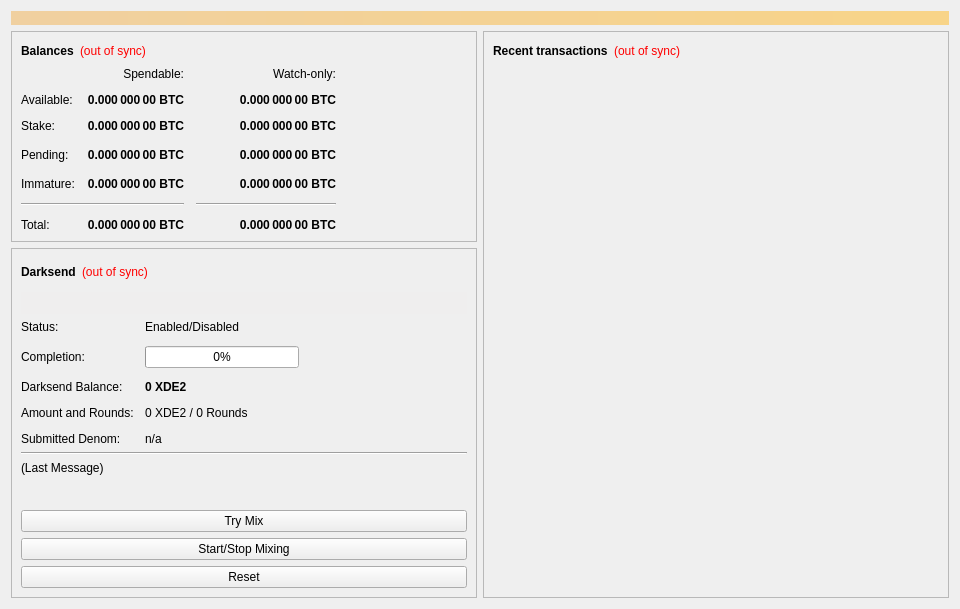
<?xml version="1.0" encoding="UTF-8"?>
<ui version="4.0">
 <class>OverviewPage</class>
 <widget class="QWidget" name="OverviewPage">
  <property name="geometry">
   <rect>
    <x>0</x>
    <y>0</y>
    <width>960</width>
    <height>594</height>
   </rect>
  </property>
  <property name="minimumSize">
   <size>
    <width>960</width>
    <height>0</height>
   </size>
  </property>
  <property name="windowTitle">
   <string>Form</string>
  </property>
  <layout class="QVBoxLayout" name="topLayout">
   <item>
    <widget class="QLabel" name="labelAlerts">
     <property name="visible">
      <bool>false</bool>
     </property>
     <property name="styleSheet">
      <string notr="true">background-color: qlineargradient(x1: 0, y1: 0, x2: 1, y2: 0, stop:0 #F0D0A0, stop:1 #F8D488); color:#000000;</string>
     </property>
     <property name="wordWrap">
      <bool>true</bool>
     </property>
     <property name="margin">
      <number>3</number>
     </property>
    </widget>
   </item>
   <item>
    <layout class="QHBoxLayout" name="horizontalLayout" stretch="1,1">
     <item>
      <layout class="QVBoxLayout" name="verticalLayout_2">
       <item>
        <widget class="QFrame" name="frame">
         <property name="frameShape">
          <enum>QFrame::StyledPanel</enum>
         </property>
         <property name="frameShadow">
          <enum>QFrame::Raised</enum>
         </property>
         <layout class="QVBoxLayout" name="verticalLayout_4">
          <item>
           <layout class="QHBoxLayout" name="horizontalLayout_4">
            <item>
             <widget class="QLabel" name="label_5">
              <property name="font">
               <font>
                <weight>75</weight>
                <bold>true</bold>
               </font>
              </property>
              <property name="text">
               <string>Balances</string>
              </property>
             </widget>
            </item>
            <item>
             <widget class="QLabel" name="labelWalletStatus">
              <property name="cursor">
               <cursorShape>WhatsThisCursor</cursorShape>
              </property>
              <property name="toolTip">
               <string>The displayed information may be out of date. Your wallet automatically synchronizes with the XDE2 network after a connection is established, but this process has not completed yet.</string>
              </property>
              <property name="styleSheet">
               <string notr="true">QLabel { color: red; }</string>
              </property>
              <property name="text">
               <string notr="true">(out of sync)</string>
              </property>
              <property name="alignment">
               <set>Qt::AlignLeading|Qt::AlignLeft|Qt::AlignVCenter</set>
              </property>
             </widget>
            </item>
            <item>
             <spacer name="horizontalSpacer_3">
              <property name="orientation">
               <enum>Qt::Horizontal</enum>
              </property>
              <property name="sizeHint" stdset="0">
               <size>
                <width>40</width>
                <height>20</height>
               </size>
              </property>
             </spacer>
            </item>
           </layout>
          </item>
          <item>
           <layout class="QGridLayout" name="gridLayout">
            <property name="spacing">
             <number>12</number>
            </property>
            <item row="3" column="2">
             <widget class="QLabel" name="labelWatchPending">
              <property name="font">
               <font>
                <weight>75</weight>
                <bold>true</bold>
               </font>
              </property>
              <property name="cursor">
               <cursorShape>IBeamCursor</cursorShape>
              </property>
              <property name="toolTip">
               <string>Unconfirmed transactions to watch-only addresses</string>
              </property>
              <property name="text">
               <string notr="true">0.000 000 00 BTC</string>
              </property>
              <property name="alignment">
               <set>Qt::AlignRight|Qt::AlignTrailing|Qt::AlignVCenter</set>
              </property>
              <property name="textInteractionFlags">
               <set>Qt::LinksAccessibleByMouse|Qt::TextSelectableByKeyboard|Qt::TextSelectableByMouse</set>
              </property>
             </widget>
            </item>
            <item row="3" column="1">
             <widget class="QLabel" name="labelUnconfirmed">
              <property name="font">
               <font>
                <weight>75</weight>
                <bold>true</bold>
               </font>
              </property>
              <property name="cursor">
               <cursorShape>IBeamCursor</cursorShape>
              </property>
              <property name="toolTip">
               <string>Total of transactions that have yet to be confirmed, and do not yet count toward the spendable balance</string>
              </property>
              <property name="text">
               <string notr="true">0.000 000 00 BTC</string>
              </property>
              <property name="alignment">
               <set>Qt::AlignRight|Qt::AlignTrailing|Qt::AlignVCenter</set>
              </property>
              <property name="textInteractionFlags">
               <set>Qt::LinksAccessibleByMouse|Qt::TextSelectableByKeyboard|Qt::TextSelectableByMouse</set>
              </property>
             </widget>
            </item>
            <item row="4" column="2">
             <widget class="QLabel" name="labelWatchImmature">
              <property name="font">
               <font>
                <weight>75</weight>
                <bold>true</bold>
               </font>
              </property>
              <property name="cursor">
               <cursorShape>IBeamCursor</cursorShape>
              </property>
              <property name="toolTip">
               <string>Mined balance in watch-only addresses that has not yet matured</string>
              </property>
              <property name="text">
               <string notr="true">0.000 000 00 BTC</string>
              </property>
              <property name="alignment">
               <set>Qt::AlignRight|Qt::AlignTrailing|Qt::AlignVCenter</set>
              </property>
              <property name="textInteractionFlags">
               <set>Qt::LinksAccessibleByMouse|Qt::TextSelectableByKeyboard|Qt::TextSelectableByMouse</set>
              </property>
             </widget>
            </item>
            <item row="5" column="0" colspan="2">
             <widget class="Line" name="lineSpendableBalance">
              <property name="orientation">
               <enum>Qt::Horizontal</enum>
              </property>
             </widget>
            </item>
            <item row="5" column="2">
             <widget class="Line" name="lineWatchBalance">
              <property name="sizePolicy">
               <sizepolicy hsizetype="Preferred" vsizetype="Fixed">
                <horstretch>0</horstretch>
                <verstretch>0</verstretch>
               </sizepolicy>
              </property>
              <property name="minimumSize">
               <size>
                <width>140</width>
                <height>0</height>
               </size>
              </property>
              <property name="orientation">
               <enum>Qt::Horizontal</enum>
              </property>
             </widget>
            </item>
            <item row="6" column="0">
             <widget class="QLabel" name="labelTotalText">
              <property name="text">
               <string>Total:</string>
              </property>
             </widget>
            </item>
            <item row="4" column="1">
             <widget class="QLabel" name="labelImmature">
              <property name="font">
               <font>
                <weight>75</weight>
                <bold>true</bold>
               </font>
              </property>
              <property name="cursor">
               <cursorShape>IBeamCursor</cursorShape>
              </property>
              <property name="toolTip">
               <string>Mined balance that has not yet matured</string>
              </property>
              <property name="text">
               <string notr="true">0.000 000 00 BTC</string>
              </property>
              <property name="alignment">
               <set>Qt::AlignRight|Qt::AlignTrailing|Qt::AlignVCenter</set>
              </property>
              <property name="textInteractionFlags">
               <set>Qt::LinksAccessibleByMouse|Qt::TextSelectableByKeyboard|Qt::TextSelectableByMouse</set>
              </property>
             </widget>
            </item>
            <item row="3" column="3">
             <spacer name="horizontalSpacer_2">
              <property name="orientation">
               <enum>Qt::Horizontal</enum>
              </property>
              <property name="sizeHint" stdset="0">
               <size>
                <width>40</width>
                <height>20</height>
               </size>
              </property>
             </spacer>
            </item>
            <item row="4" column="0">
             <widget class="QLabel" name="labelImmatureText">
              <property name="text">
               <string>Immature:</string>
              </property>
             </widget>
            </item>
            <item row="6" column="1">
             <widget class="QLabel" name="labelTotal">
              <property name="font">
               <font>
                <weight>75</weight>
                <bold>true</bold>
               </font>
              </property>
              <property name="cursor">
               <cursorShape>IBeamCursor</cursorShape>
              </property>
              <property name="toolTip">
               <string>Your current total balance</string>
              </property>
              <property name="text">
               <string notr="true">0.000 000 00 BTC</string>
              </property>
              <property name="alignment">
               <set>Qt::AlignRight|Qt::AlignTrailing|Qt::AlignVCenter</set>
              </property>
              <property name="textInteractionFlags">
               <set>Qt::LinksAccessibleByMouse|Qt::TextSelectableByKeyboard|Qt::TextSelectableByMouse</set>
              </property>
             </widget>
            </item>
            <item row="6" column="2">
             <widget class="QLabel" name="labelWatchTotal">
              <property name="font">
               <font>
                <weight>75</weight>
                <bold>true</bold>
               </font>
              </property>
              <property name="cursor">
               <cursorShape>IBeamCursor</cursorShape>
              </property>
              <property name="toolTip">
               <string>Current total balance in watch-only addresses</string>
              </property>
              <property name="text">
               <string notr="true">0.000 000 00 BTC</string>
              </property>
              <property name="alignment">
               <set>Qt::AlignRight|Qt::AlignTrailing|Qt::AlignVCenter</set>
              </property>
              <property name="textInteractionFlags">
               <set>Qt::LinksAccessibleByMouse|Qt::TextSelectableByKeyboard|Qt::TextSelectableByMouse</set>
              </property>
             </widget>
            </item>
            <item row="0" column="2">
             <widget class="QLabel" name="labelWatchonly">
              <property name="text">
               <string>Watch-only:</string>
              </property>
              <property name="alignment">
               <set>Qt::AlignRight|Qt::AlignTrailing|Qt::AlignVCenter</set>
              </property>
             </widget>
            </item>
            <item row="1" column="0">
             <widget class="QLabel" name="labelBalanceText">
              <property name="text">
               <string>Available:</string>
              </property>
             </widget>
            </item>
            <item row="1" column="1">
             <widget class="QLabel" name="labelBalance">
              <property name="font">
               <font>
                <weight>75</weight>
                <bold>true</bold>
               </font>
              </property>
              <property name="cursor">
               <cursorShape>IBeamCursor</cursorShape>
              </property>
              <property name="toolTip">
               <string>Your current spendable balance</string>
              </property>
              <property name="text">
               <string notr="true">0.000 000 00 BTC</string>
              </property>
              <property name="alignment">
               <set>Qt::AlignRight|Qt::AlignTrailing|Qt::AlignVCenter</set>
              </property>
              <property name="textInteractionFlags">
               <set>Qt::LinksAccessibleByMouse|Qt::TextSelectableByKeyboard|Qt::TextSelectableByMouse</set>
              </property>
             </widget>
            </item>
            <item row="2" column="0">
             <widget class="QLabel" name="label_10">
              <property name="text">
               <string>Stake:</string>
              </property>
             </widget>
            </item>
            <item row="2" column="1">
             <widget class="QLabel" name="labelStake">
              <property name="font">
               <font>
                <weight>75</weight>
                <bold>true</bold>
               </font>
              </property>
              <property name="cursor">
               <cursorShape>IBeamCursor</cursorShape>
              </property>
              <property name="toolTip">
               <string>Total of coins that was staked, and do not yet count toward the current balance</string>
              </property>
              <property name="text">
               <string notr="true">0.000 000 00 BTC</string>
              </property>
              <property name="alignment">
               <set>Qt::AlignRight|Qt::AlignTrailing|Qt::AlignVCenter</set>
              </property>
              <property name="textInteractionFlags">
               <set>Qt::LinksAccessibleByMouse|Qt::TextSelectableByKeyboard|Qt::TextSelectableByMouse</set>
              </property>
             </widget>
            </item>
            <item row="2" column="2">
             <widget class="QLabel" name="labelWatchStake">
              <property name="font">
               <font>
                <weight>75</weight>
                <bold>true</bold>
               </font>
              </property>
              <property name="cursor">
               <cursorShape>IBeamCursor</cursorShape>
              </property>
              <property name="toolTip">
               <string>Total of coins that was staked in watch-only addresses, and do not yet count toward the current watch-only balance</string>
              </property>
              <property name="text">
               <string notr="true">0.000 000 00 BTC</string>
              </property>
              <property name="alignment">
               <set>Qt::AlignRight|Qt::AlignTrailing|Qt::AlignVCenter</set>
              </property>
              <property name="textInteractionFlags">
               <set>Qt::LinksAccessibleByMouse|Qt::TextSelectableByKeyboard|Qt::TextSelectableByMouse</set>
              </property>
             </widget>
            </item>
            <item row="1" column="2">
             <widget class="QLabel" name="labelWatchAvailable">
              <property name="font">
               <font>
                <weight>75</weight>
                <bold>true</bold>
               </font>
              </property>
              <property name="cursor">
               <cursorShape>IBeamCursor</cursorShape>
              </property>
              <property name="toolTip">
               <string>Your current balance in watch-only addresses</string>
              </property>
              <property name="text">
               <string notr="true">0.000 000 00 BTC</string>
              </property>
              <property name="alignment">
               <set>Qt::AlignRight|Qt::AlignTrailing|Qt::AlignVCenter</set>
              </property>
              <property name="textInteractionFlags">
               <set>Qt::LinksAccessibleByMouse|Qt::TextSelectableByKeyboard|Qt::TextSelectableByMouse</set>
              </property>
             </widget>
            </item>
            <item row="3" column="0">
             <widget class="QLabel" name="labelPendingText">
              <property name="text">
               <string>Pending:</string>
              </property>
             </widget>
            </item>
            <item row="0" column="1">
             <widget class="QLabel" name="labelSpendable">
              <property name="text">
               <string>Spendable:</string>
              </property>
              <property name="alignment">
               <set>Qt::AlignRight|Qt::AlignTrailing|Qt::AlignVCenter</set>
              </property>
             </widget>
            </item>
           </layout>
          </item>
         </layout>
        </widget>
       </item>
       <item>
        <widget class="QFrame" name="frameDarksend">
         <property name="sizePolicy">
          <sizepolicy hsizetype="Expanding" vsizetype="Expanding">
           <horstretch>0</horstretch>
           <verstretch>0</verstretch>
          </sizepolicy>
         </property>
         <property name="minimumSize">
          <size>
           <width>0</width>
           <height>350</height>
          </size>
         </property>
         <property name="layoutDirection">
          <enum>Qt::LeftToRight</enum>
         </property>
         <property name="frameShape">
          <enum>QFrame::StyledPanel</enum>
         </property>
         <property name="frameShadow">
          <enum>QFrame::Raised</enum>
         </property>
         <layout class="QVBoxLayout" name="verticalLayout_5">
          <item>
           <layout class="QHBoxLayout" name="horizontalLayout_5">
            <item>
             <widget class="QLabel" name="label_2">
              <property name="font">
               <font>
                <weight>75</weight>
                <bold>true</bold>
               </font>
              </property>
              <property name="text">
               <string>Darksend</string>
              </property>
             </widget>
            </item>
            <item>
             <widget class="QLabel" name="labelDarksendSyncStatus">
              <property name="toolTip">
               <string>The displayed information may be out of date. Your wallet automatically synchronizes with the XDE2 network after a connection is established, but this process has not completed yet.</string>
              </property>
              <property name="styleSheet">
               <string notr="true">QLabel { color: red; }</string>
              </property>
              <property name="text">
               <string notr="true">(out of sync)</string>
              </property>
              <property name="alignment">
               <set>Qt::AlignLeading|Qt::AlignLeft|Qt::AlignVCenter</set>
              </property>
             </widget>
            </item>
            <item>
             <spacer name="horizontalSpacer_4">
              <property name="orientation">
               <enum>Qt::Horizontal</enum>
              </property>
              <property name="sizeHint" stdset="0">
               <size>
                <width>40</width>
                <height>20</height>
               </size>
              </property>
             </spacer>
            </item>
           </layout>
          </item>
          <item>
           <widget class="QPushButton" name="runAutoDenom">
            <property name="palette">
             <palette>
              <active>
               <colorrole role="WindowText">
                <brush brushstyle="SolidPattern">
                 <color alpha="255">
                  <red>0</red>
                  <green>0</green>
                  <blue>0</blue>
                 </color>
                </brush>
               </colorrole>
               <colorrole role="Button">
                <brush brushstyle="SolidPattern">
                 <color alpha="255">
                  <red>239</red>
                  <green>238</green>
                  <blue>238</blue>
                 </color>
                </brush>
               </colorrole>
               <colorrole role="Light">
                <brush brushstyle="SolidPattern">
                 <color alpha="255">
                  <red>255</red>
                  <green>255</green>
                  <blue>255</blue>
                 </color>
                </brush>
               </colorrole>
               <colorrole role="Midlight">
                <brush brushstyle="SolidPattern">
                 <color alpha="255">
                  <red>247</red>
                  <green>246</green>
                  <blue>246</blue>
                 </color>
                </brush>
               </colorrole>
               <colorrole role="Dark">
                <brush brushstyle="SolidPattern">
                 <color alpha="255">
                  <red>119</red>
                  <green>119</green>
                  <blue>119</blue>
                 </color>
                </brush>
               </colorrole>
               <colorrole role="Mid">
                <brush brushstyle="SolidPattern">
                 <color alpha="255">
                  <red>159</red>
                  <green>159</green>
                  <blue>159</blue>
                 </color>
                </brush>
               </colorrole>
               <colorrole role="Text">
                <brush brushstyle="SolidPattern">
                 <color alpha="255">
                  <red>0</red>
                  <green>0</green>
                  <blue>0</blue>
                 </color>
                </brush>
               </colorrole>
               <colorrole role="BrightText">
                <brush brushstyle="SolidPattern">
                 <color alpha="255">
                  <red>255</red>
                  <green>255</green>
                  <blue>255</blue>
                 </color>
                </brush>
               </colorrole>
               <colorrole role="ButtonText">
                <brush brushstyle="SolidPattern">
                 <color alpha="255">
                  <red>0</red>
                  <green>0</green>
                  <blue>0</blue>
                 </color>
                </brush>
               </colorrole>
               <colorrole role="Base">
                <brush brushstyle="SolidPattern">
                 <color alpha="255">
                  <red>255</red>
                  <green>255</green>
                  <blue>255</blue>
                 </color>
                </brush>
               </colorrole>
               <colorrole role="Window">
                <brush brushstyle="SolidPattern">
                 <color alpha="255">
                  <red>239</red>
                  <green>238</green>
                  <blue>238</blue>
                 </color>
                </brush>
               </colorrole>
               <colorrole role="Shadow">
                <brush brushstyle="SolidPattern">
                 <color alpha="255">
                  <red>0</red>
                  <green>0</green>
                  <blue>0</blue>
                 </color>
                </brush>
               </colorrole>
               <colorrole role="AlternateBase">
                <brush brushstyle="SolidPattern">
                 <color alpha="255">
                  <red>247</red>
                  <green>246</green>
                  <blue>246</blue>
                 </color>
                </brush>
               </colorrole>
               <colorrole role="ToolTipBase">
                <brush brushstyle="SolidPattern">
                 <color alpha="255">
                  <red>255</red>
                  <green>255</green>
                  <blue>220</blue>
                 </color>
                </brush>
               </colorrole>
               <colorrole role="ToolTipText">
                <brush brushstyle="SolidPattern">
                 <color alpha="255">
                  <red>0</red>
                  <green>0</green>
                  <blue>0</blue>
                 </color>
                </brush>
               </colorrole>
              </active>
              <inactive>
               <colorrole role="WindowText">
                <brush brushstyle="SolidPattern">
                 <color alpha="255">
                  <red>0</red>
                  <green>0</green>
                  <blue>0</blue>
                 </color>
                </brush>
               </colorrole>
               <colorrole role="Button">
                <brush brushstyle="SolidPattern">
                 <color alpha="255">
                  <red>239</red>
                  <green>238</green>
                  <blue>238</blue>
                 </color>
                </brush>
               </colorrole>
               <colorrole role="Light">
                <brush brushstyle="SolidPattern">
                 <color alpha="255">
                  <red>255</red>
                  <green>255</green>
                  <blue>255</blue>
                 </color>
                </brush>
               </colorrole>
               <colorrole role="Midlight">
                <brush brushstyle="SolidPattern">
                 <color alpha="255">
                  <red>247</red>
                  <green>246</green>
                  <blue>246</blue>
                 </color>
                </brush>
               </colorrole>
               <colorrole role="Dark">
                <brush brushstyle="SolidPattern">
                 <color alpha="255">
                  <red>119</red>
                  <green>119</green>
                  <blue>119</blue>
                 </color>
                </brush>
               </colorrole>
               <colorrole role="Mid">
                <brush brushstyle="SolidPattern">
                 <color alpha="255">
                  <red>159</red>
                  <green>159</green>
                  <blue>159</blue>
                 </color>
                </brush>
               </colorrole>
               <colorrole role="Text">
                <brush brushstyle="SolidPattern">
                 <color alpha="255">
                  <red>0</red>
                  <green>0</green>
                  <blue>0</blue>
                 </color>
                </brush>
               </colorrole>
               <colorrole role="BrightText">
                <brush brushstyle="SolidPattern">
                 <color alpha="255">
                  <red>255</red>
                  <green>255</green>
                  <blue>255</blue>
                 </color>
                </brush>
               </colorrole>
               <colorrole role="ButtonText">
                <brush brushstyle="SolidPattern">
                 <color alpha="255">
                  <red>0</red>
                  <green>0</green>
                  <blue>0</blue>
                 </color>
                </brush>
               </colorrole>
               <colorrole role="Base">
                <brush brushstyle="SolidPattern">
                 <color alpha="255">
                  <red>255</red>
                  <green>255</green>
                  <blue>255</blue>
                 </color>
                </brush>
               </colorrole>
               <colorrole role="Window">
                <brush brushstyle="SolidPattern">
                 <color alpha="255">
                  <red>239</red>
                  <green>238</green>
                  <blue>238</blue>
                 </color>
                </brush>
               </colorrole>
               <colorrole role="Shadow">
                <brush brushstyle="SolidPattern">
                 <color alpha="255">
                  <red>0</red>
                  <green>0</green>
                  <blue>0</blue>
                 </color>
                </brush>
               </colorrole>
               <colorrole role="AlternateBase">
                <brush brushstyle="SolidPattern">
                 <color alpha="255">
                  <red>247</red>
                  <green>246</green>
                  <blue>246</blue>
                 </color>
                </brush>
               </colorrole>
               <colorrole role="ToolTipBase">
                <brush brushstyle="SolidPattern">
                 <color alpha="255">
                  <red>255</red>
                  <green>255</green>
                  <blue>220</blue>
                 </color>
                </brush>
               </colorrole>
               <colorrole role="ToolTipText">
                <brush brushstyle="SolidPattern">
                 <color alpha="255">
                  <red>0</red>
                  <green>0</green>
                  <blue>0</blue>
                 </color>
                </brush>
               </colorrole>
              </inactive>
              <disabled>
               <colorrole role="WindowText">
                <brush brushstyle="SolidPattern">
                 <color alpha="255">
                  <red>119</red>
                  <green>119</green>
                  <blue>119</blue>
                 </color>
                </brush>
               </colorrole>
               <colorrole role="Button">
                <brush brushstyle="SolidPattern">
                 <color alpha="255">
                  <red>239</red>
                  <green>238</green>
                  <blue>238</blue>
                 </color>
                </brush>
               </colorrole>
               <colorrole role="Light">
                <brush brushstyle="SolidPattern">
                 <color alpha="255">
                  <red>255</red>
                  <green>255</green>
                  <blue>255</blue>
                 </color>
                </brush>
               </colorrole>
               <colorrole role="Midlight">
                <brush brushstyle="SolidPattern">
                 <color alpha="255">
                  <red>247</red>
                  <green>246</green>
                  <blue>246</blue>
                 </color>
                </brush>
               </colorrole>
               <colorrole role="Dark">
                <brush brushstyle="SolidPattern">
                 <color alpha="255">
                  <red>119</red>
                  <green>119</green>
                  <blue>119</blue>
                 </color>
                </brush>
               </colorrole>
               <colorrole role="Mid">
                <brush brushstyle="SolidPattern">
                 <color alpha="255">
                  <red>159</red>
                  <green>159</green>
                  <blue>159</blue>
                 </color>
                </brush>
               </colorrole>
               <colorrole role="Text">
                <brush brushstyle="SolidPattern">
                 <color alpha="255">
                  <red>119</red>
                  <green>119</green>
                  <blue>119</blue>
                 </color>
                </brush>
               </colorrole>
               <colorrole role="BrightText">
                <brush brushstyle="SolidPattern">
                 <color alpha="255">
                  <red>255</red>
                  <green>255</green>
                  <blue>255</blue>
                 </color>
                </brush>
               </colorrole>
               <colorrole role="ButtonText">
                <brush brushstyle="SolidPattern">
                 <color alpha="255">
                  <red>119</red>
                  <green>119</green>
                  <blue>119</blue>
                 </color>
                </brush>
               </colorrole>
               <colorrole role="Base">
                <brush brushstyle="SolidPattern">
                 <color alpha="255">
                  <red>239</red>
                  <green>238</green>
                  <blue>238</blue>
                 </color>
                </brush>
               </colorrole>
               <colorrole role="Window">
                <brush brushstyle="SolidPattern">
                 <color alpha="255">
                  <red>239</red>
                  <green>238</green>
                  <blue>238</blue>
                 </color>
                </brush>
               </colorrole>
               <colorrole role="Shadow">
                <brush brushstyle="SolidPattern">
                 <color alpha="255">
                  <red>0</red>
                  <green>0</green>
                  <blue>0</blue>
                 </color>
                </brush>
               </colorrole>
               <colorrole role="AlternateBase">
                <brush brushstyle="SolidPattern">
                 <color alpha="255">
                  <red>239</red>
                  <green>238</green>
                  <blue>238</blue>
                 </color>
                </brush>
               </colorrole>
               <colorrole role="ToolTipBase">
                <brush brushstyle="SolidPattern">
                 <color alpha="255">
                  <red>255</red>
                  <green>255</green>
                  <blue>220</blue>
                 </color>
                </brush>
               </colorrole>
               <colorrole role="ToolTipText">
                <brush brushstyle="SolidPattern">
                 <color alpha="255">
                  <red>0</red>
                  <green>0</green>
                  <blue>0</blue>
                 </color>
                </brush>
               </colorrole>
              </disabled>
             </palette>
            </property>
            <property name="focusPolicy">
             <enum>Qt::NoFocus</enum>
            </property>
            <property name="autoFillBackground">
             <bool>true</bool>
            </property>
            <property name="text">
             <string/>
            </property>
            <property name="flat">
             <bool>true</bool>
            </property>
           </widget>
          </item>
          <item>
           <layout class="QFormLayout" name="formLayout">
            <property name="fieldGrowthPolicy">
             <enum>QFormLayout::AllNonFixedFieldsGrow</enum>
            </property>
            <property name="horizontalSpacing">
             <number>11</number>
            </property>
            <property name="verticalSpacing">
             <number>12</number>
            </property>
            <item row="0" column="0">
             <widget class="QLabel" name="label_6">
              <property name="text">
               <string>Status:</string>
              </property>
             </widget>
            </item>
            <item row="1" column="0">
             <widget class="QLabel" name="label_7">
              <property name="text">
               <string>Completion:</string>
              </property>
             </widget>
            </item>
            <item row="1" column="1">
             <widget class="QProgressBar" name="darksendProgress">
              <property name="maximumSize">
               <size>
                <width>154</width>
                <height>16777215</height>
               </size>
              </property>
              <property name="value">
               <number>0</number>
              </property>
             </widget>
            </item>
            <item row="3" column="0">
             <widget class="QLabel" name="labelAnonymizedText">
              <property name="text">
               <string>Darksend Balance:</string>
              </property>
             </widget>
            </item>
            <item row="3" column="1">
             <widget class="QLabel" name="labelAnonymized">
              <property name="font">
               <font>
                <weight>75</weight>
                <bold>true</bold>
               </font>
              </property>
              <property name="text">
               <string notr="true">0 XDE2</string>
              </property>
             </widget>
            </item>
            <item row="4" column="0">
             <widget class="QLabel" name="label_8">
              <property name="text">
               <string>Amount and Rounds:</string>
              </property>
             </widget>
            </item>
            <item row="4" column="1">
             <widget class="QLabel" name="labelAmountRounds">
              <property name="text">
               <string>0 XDE2 / 0 Rounds</string>
              </property>
             </widget>
            </item>
            <item row="5" column="0">
             <widget class="QLabel" name="label_9">
              <property name="text">
               <string>Submitted Denom:</string>
              </property>
             </widget>
            </item>
            <item row="5" column="1">
             <widget class="QLabel" name="labelSubmittedDenom">
              <property name="toolTip">
               <string>The denominations you submitted to the Masternode.&lt;br&gt;To mix, other users must submit the exact same denominations.</string>
              </property>
              <property name="text">
               <string>n/a</string>
              </property>
             </widget>
            </item>
            <item row="0" column="1">
             <widget class="QLabel" name="darksendEnabled">
              <property name="text">
               <string>Enabled/Disabled</string>
              </property>
             </widget>
            </item>
           </layout>
          </item>
          <item>
           <widget class="Line" name="lineLastMessage">
            <property name="orientation">
             <enum>Qt::Horizontal</enum>
            </property>
           </widget>
          </item>
          <item>
           <widget class="QLabel" name="darksendStatus">
            <property name="minimumSize">
             <size>
              <width>288</width>
              <height>43</height>
             </size>
            </property>
            <property name="text">
             <string>(Last Message)</string>
            </property>
            <property name="alignment">
             <set>Qt::AlignLeading|Qt::AlignLeft|Qt::AlignTop</set>
            </property>
            <property name="wordWrap">
             <bool>true</bool>
            </property>
           </widget>
          </item>
          <item>
           <widget class="QPushButton" name="darksendAuto">
            <property name="sizePolicy">
             <sizepolicy hsizetype="MinimumExpanding" vsizetype="Fixed">
              <horstretch>0</horstretch>
              <verstretch>0</verstretch>
             </sizepolicy>
            </property>
            <property name="toolTip">
             <string>Try to manually submit a Darksend request.</string>
            </property>
            <property name="text">
             <string>Try Mix</string>
            </property>
           </widget>
          </item>
          <item>
           <widget class="QPushButton" name="toggleDarksend">
            <property name="sizePolicy">
             <sizepolicy hsizetype="MinimumExpanding" vsizetype="Fixed">
              <horstretch>0</horstretch>
              <verstretch>0</verstretch>
             </sizepolicy>
            </property>
            <property name="text">
             <string>Start/Stop Mixing</string>
            </property>
           </widget>
          </item>
          <item>
           <widget class="QPushButton" name="darksendReset">
            <property name="sizePolicy">
             <sizepolicy hsizetype="MinimumExpanding" vsizetype="Fixed">
              <horstretch>0</horstretch>
              <verstretch>0</verstretch>
             </sizepolicy>
            </property>
            <property name="toolTip">
             <string>Reset the current status of Darksend (can interrupt Darksend if it's in the process of Mixing, which can cost you money!)</string>
            </property>
            <property name="autoFillBackground">
             <bool>false</bool>
            </property>
            <property name="text">
             <string>Reset</string>
            </property>
           </widget>
          </item>
         </layout>
        </widget>
       </item>
       <item>
        <spacer name="verticalSpacer">
         <property name="orientation">
          <enum>Qt::Vertical</enum>
         </property>
         <property name="sizeHint" stdset="0">
          <size>
           <width>20</width>
           <height>40</height>
          </size>
         </property>
        </spacer>
       </item>
      </layout>
     </item>
     <item>
      <layout class="QVBoxLayout" name="verticalLayout_3">
       <item>
        <widget class="QFrame" name="frame_2">
         <property name="frameShape">
          <enum>QFrame::StyledPanel</enum>
         </property>
         <property name="frameShadow">
          <enum>QFrame::Raised</enum>
         </property>
         <layout class="QVBoxLayout" name="verticalLayout">
          <item>
           <layout class="QHBoxLayout" name="horizontalLayout_2">
            <item>
             <widget class="QLabel" name="label_4">
              <property name="font">
               <font>
                <weight>75</weight>
                <bold>true</bold>
               </font>
              </property>
              <property name="text">
               <string>Recent transactions</string>
              </property>
             </widget>
            </item>
            <item>
             <widget class="QLabel" name="labelTransactionsStatus">
              <property name="cursor">
               <cursorShape>WhatsThisCursor</cursorShape>
              </property>
              <property name="toolTip">
               <string>The displayed information may be out of date. Your wallet automatically synchronizes with the XDE2 network after a connection is established, but this process has not completed yet.</string>
              </property>
              <property name="styleSheet">
               <string notr="true">QLabel { color: red; }</string>
              </property>
              <property name="text">
               <string notr="true">(out of sync)</string>
              </property>
              <property name="alignment">
               <set>Qt::AlignRight|Qt::AlignTrailing|Qt::AlignVCenter</set>
              </property>
             </widget>
            </item>
            <item>
             <spacer name="horizontalSpacer">
              <property name="orientation">
               <enum>Qt::Horizontal</enum>
              </property>
              <property name="sizeHint" stdset="0">
               <size>
                <width>40</width>
                <height>20</height>
               </size>
              </property>
             </spacer>
            </item>
           </layout>
          </item>
          <item>
           <widget class="QListView" name="listTransactions">
            <property name="styleSheet">
             <string notr="true">QListView { background: transparent; }</string>
            </property>
            <property name="frameShape">
             <enum>QFrame::NoFrame</enum>
            </property>
            <property name="verticalScrollBarPolicy">
             <enum>Qt::ScrollBarAlwaysOff</enum>
            </property>
            <property name="horizontalScrollBarPolicy">
             <enum>Qt::ScrollBarAlwaysOff</enum>
            </property>
            <property name="selectionMode">
             <enum>QAbstractItemView::NoSelection</enum>
            </property>
           </widget>
          </item>
         </layout>
        </widget>
       </item>
      </layout>
     </item>
    </layout>
   </item>
  </layout>
 </widget>
 <resources/>
 <connections/>
</ui>
